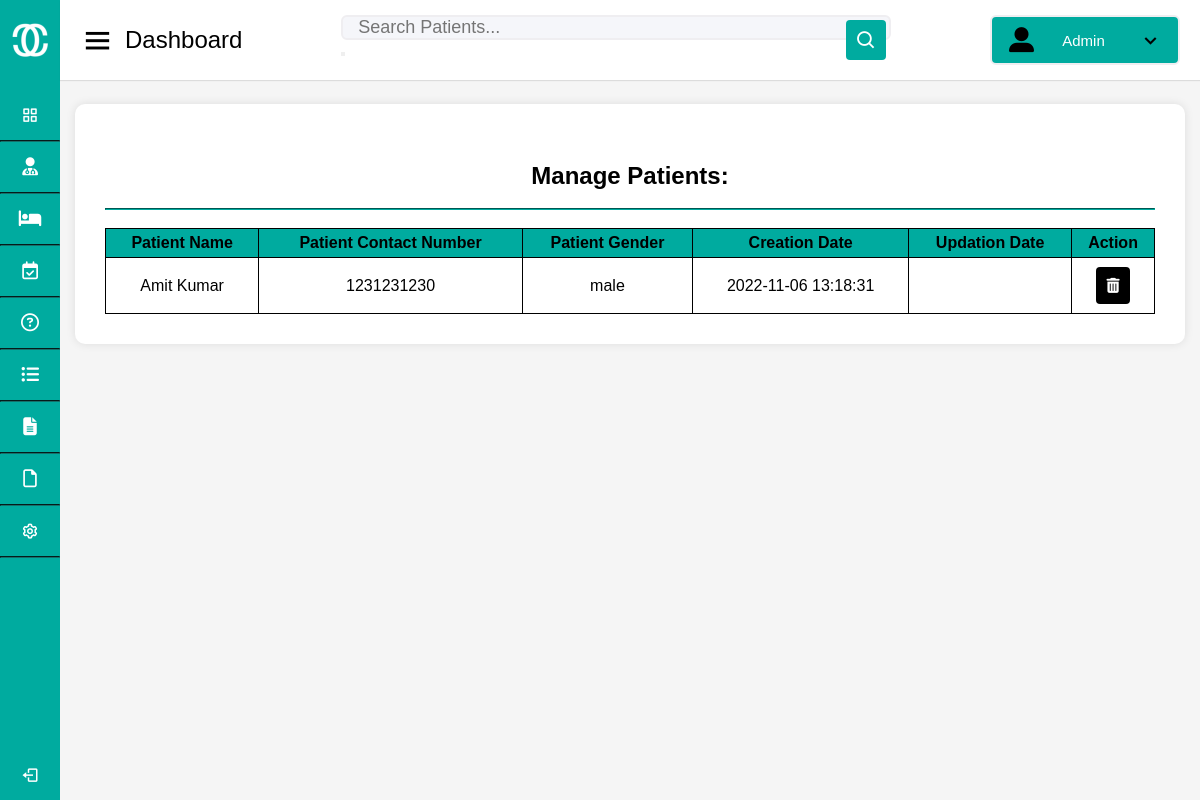
The page /Admin/patients.php on the database as committed earlier.
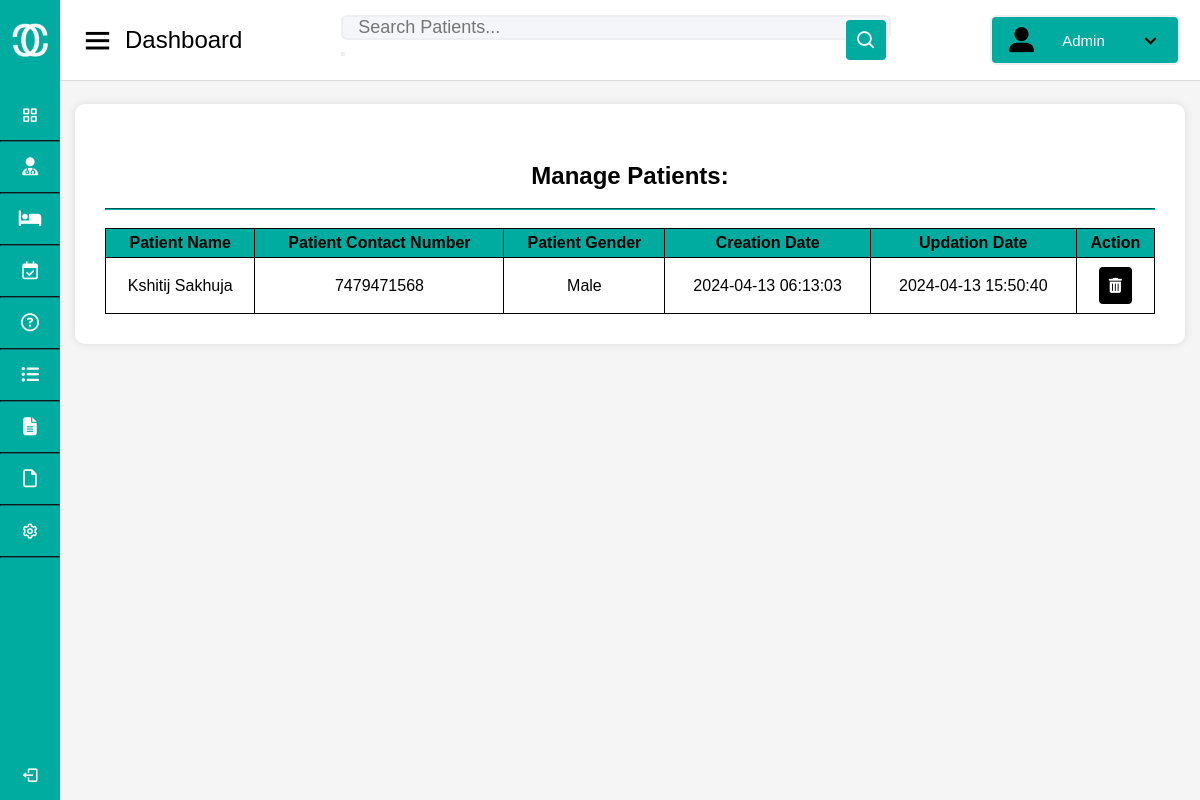
The same page on the database as committed later.
### tables this page shows
CREATE TABLE `tblpatient` (
  `ID` int(10) NOT NULL,
  `Docid` int(10) DEFAULT NULL,
  `PatientName` varchar(200) DEFAULT NULL,
  `PatientContno` bigint(10) DEFAULT NULL,
  `PatientEmail` varchar(200) DEFAULT NULL,
  `PatientGender` varchar(50) DEFAULT NULL,
  `PatientAdd` mediumtext DEFAULT NULL,
  `PatientAge` int(10) DEFAULT NULL,
  `PatientMedhis` mediumtext DEFAULT NULL,
  `CreationDate` timestamp NULL DEFAULT current_timestamp(),
  `UpdationDate` timestamp NULL DEFAULT NULL ON UPDATE current_timestamp()
);

### Admin/patients.php (the view, shortened to what this page needs)
<!DOCTYPE html>
<html lang="en" dir="ltr">
  <head>
    <link rel="stylesheet" href="style.css" />
    <link href="https://unpkg.com/boxicons@2.0.7/css/boxicons.min.css" rel="stylesheet" />
  </head>
  <body onload="onload()">
    <div class="sidebar">
      <div class="logo-details">
        <img src="logo.png" alt="logo">
        <span class="logo_name">CureConnect</span>
      </div>
      <ul class="nav-links">
        <li>
          <a href="index.html" >
            <i class="bx bx-grid-alt"></i>
            <span class="links_name">Dashboard</span>
          </a>
        </li>
        <hr>
        <li>
          <a href="doctors.php">
            <i class="fa-solid fa-user-doctor"></i>
            <span class="links_name">Doctors</span>
          </a>
          </li>
          <hr>
        <li>
          <a href="patients.php">
            <i class="fa-solid fa-bed"></i>
            <span class="links_name">Patients</span>
          </a>
        </li>
        <hr>
        <li>
          <a href="appointments.php">
            <i class="fa-regular fa-calendar-check"></i>
            <span class="links_name">Appointments</span>
          </a>
        </li>
        <hr>
        <li>
          <a href="queries.php">
            <i class="fa-regular fa-circle-question"></i>
            <span class="links_name">Queries</span>
          </a>
        </li>
        <hr>
        <li>
          <a href="session-logs.php">
            <i class="fa-solid fa-list-ul"></i>
            <span class="links_name">Session logs</span>
          </a>
        </li>
        <hr>
        <li>
          <a href="report.html">
            <i class="fa-solid fa-file-lines"></i>
            <span class="links_name">Reports</span>
          </a>
        </li>
        <hr>
        <li>
          <a href="pages.html">
            <i class="fa-regular fa-file"></i>
            <span class="links_name">Pages</span>
          </a>
        </li>
        <hr>
        <li>
          <a href="settings.html">
            <i class="bx bx-cog"></i>
            <span class="links_name">Settings</span>
          </a>
        </li>
        <hr>
        <li class="log_out">
          <a href="#">
            <i class="bx bx-log-out"></i>
            <span class="links_name">Log out</span>
          </a>
        </li>
      </ul>
    </div>
    <section class="home-section">
      <nav>
        <div class="sidebar-button">
          <i class="bx bx-menu sidebarBtn"></i>
          <span class="dashboard">Dashboard</span>
        </div>
        <div class="search-box">
          <form action="#" method="post">
            <input type="text" id="patient_search" name="patient_search" placeholder="Search Patients..."  value=""/>
            <button type="submit" name="submit_search"><i class="bx bx-search"></i></button>
          </form>
        </div>
        <button class="profile-details dropbtn dropdown" onclick="toggleDropdown()">
          <i class="fa-solid fa-user-large"></i>
          <span class="admin_name">Admin</span>
          <i class="bx bx-chevron-down"></i>
        </button>
      </nav>
      <div class="home-content">
              <div class="main ">
              <div id="results">
              <div class = 'searchresults'>
    <h1><br><center>Manage Patients:</center></h1><br><hr><br>
    <?php
      $servername = "localhost";
      $username = "root";
      $password = "";
      $dbname = "hms";
      $conn = new mysqli($servername, $username, $password, $dbname);
      if (isset($_POST['patient_search'])) {
          $patient = $_POST['patient_search'];
          $sql = "SELECT * FROM tblpatient WHERE PatientName LIKE '%$patient%'";
      } else {
          $sql = "SELECT * FROM tblpatient";
      }
      $result = $conn->query($sql);
      echo '<table>
              <tr>
                  <th>Patient Name</th>
                  <th>Patient Contact Number</th>
                  <th>Patient Gender</th>
                  <th>Creation Date</th>
                  <th>Updation Date</th>
                  <th>Action</th>
              </tr>';
      if ($result->num_rows > 0) {
          while ($row = $result->fetch_assoc()) {
              echo "<tr>";
              echo "<td>" . $row['PatientName'] . "</td>";
              echo "<td>" . $row['PatientContno'] . "</td>";
              echo "<td>" . $row['PatientGender'] . "</td>";
              echo "<td>" . $row['CreationDate'] . "</td>";
              echo "<td>" . $row['UpdationDate'] . "</td>";
              echo "<td>
                        <a href='delete_patient.php? deleteid=".$row['ID']."'>
                        <button class='delete'><i class='fas fa-trash-alt'></i></button>
                        </a>
                      </td>";
              echo "</tr>";
          }
      } else {
          echo "<tr><td colspan='6'>No results found</td></tr>";
      }
      echo '</table>';
      ?>
  </div>
              </div>
</div>
              </div>
  </body>
</html>

Rows that differ between the two databases and show on the page:
removed tblpatient: PatientName "Amit Kumar", PatientContno "1231231230", PatientGender "male", CreationDate "2022-11-06 13:18:31"
added tblpatient: PatientName "Kshitij Sakhuja", PatientContno "7479471568", PatientGender "Male", CreationDate "2024-04-13 06:13:03", UpdationDate "2024-04-13 15:50:40"
